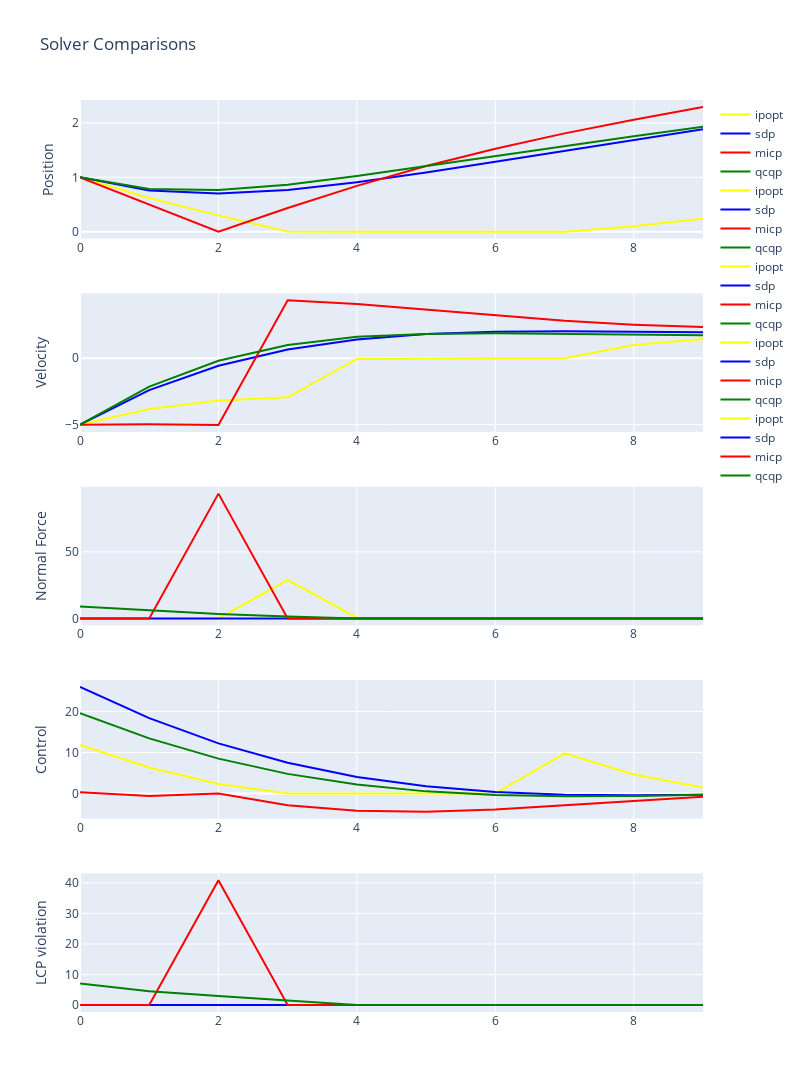

The cell this chart's notebook holds for it:
### Code cell
fig = go.Figure()

time = np.array(list(range(cart.N)))

# Create subplots
fig = make_subplots(rows=5, cols=1)


for (x_traj, name) in x_trajs:
    fig.add_trace(go.Scatter(x=time, y=x_traj, mode='lines', name=name, line=dict(color=colors[name]) ), row=1, col=1)

for (x_traj, name) in v_trajs:
    fig.add_trace(go.Scatter(x=time, y=x_traj, mode='lines', name=name, line=dict(color=colors[name])), row=2, col=1)    

for (x_traj, name) in f_trajs:
    fig.add_trace(go.Scatter(x=time, y=x_traj, mode='lines', name=name, line=dict(color=colors[name])), row=3, col=1)    

for (x_traj, name) in u_trajs:
    fig.add_trace(go.Scatter(x=time, y=x_traj, mode='lines', name=name, line=dict(color=colors[name])), row=4, col=1)    

for (x_traj, name) in lcp_trajs:
    fig.add_trace(go.Scatter(x=time, y=x_traj, mode='lines', name=name, line=dict(color=colors[name])), row=5, col=1)    
# Update layout
fig.update_layout(height=1200, width=800, title_text="Solver Comparisons")

fig.update_yaxes(title_text="Position", row=1, col=1)
fig.update_yaxes(title_text="Velocity", row=2, col=1)
fig.update_yaxes(title_text="Normal Force", row=3, col=1)
fig.update_yaxes(title_text="Control", row=4, col=1)
fig.update_yaxes(title_text="LCP violation", row=5, col=1)

# Show plot
fig.show()

### Figure 1 — Plotly figure (JSON) as saved in the notebook; plotly's stock layout.template omitted (floating-point values rounded to 4 significant figures)
{"data": [{"line": {"color": "yellow"}, "mode": "lines", "name": "ipopt", "type": "scatter", "x": [0, 1, 2, 3, 4, 5, 6, 7, 8, 9], "xaxis": "x", "y": [1, 0.6184, 0.3003, 0.005523, -1.278e-36, -2.051e-33, -1.044e-10, 1.453e-16, 0.09809, 0.2427, 0.4017], "yaxis": "y"}, {"line": {"color": "blue"}, "mode": "lines", "name": "sdp", "type": "scatter", "x": [0, 1, 2, 3, 4, 5, 6, 7, 8, 9], "xaxis": "x", "y": [1, 0.7596, 0.7029, 0.7685, 0.9088, 1.09, 1.288, 1.49, 1.69, 1.885, 2.077], "yaxis": "y"}, {"line": {"color": "red"}, "mode": "lines", "name": "micp", "type": "scatter", "x": [0, 1, 2, 3, 4, 5, 6, 7, 8, 9], "xaxis": "x", "y": [1, 0.503, 0, 0.4353, 0.8419, 1.206, 1.527, 1.808, 2.06, 2.295, 2.521], "yaxis": "y"}, {"line": {"color": "green"}, "mode": "lines", "name": "qcqp", "type": "scatter", "x": [0, 1, 2, 3, 4, 5, 6, 7, 8, 9], "xaxis": "x", "y": [1, 0.786, 0.7658, 0.8647, 1.025, 1.207, 1.395, 1.579, 1.757, 1.928, 2.097], "yaxis": "y"}, {"line": {"color": "yellow"}, "mode": "lines", "name": "ipopt", "type": "scatter", "x": [0, 1, 2, 3, 4, 5, 6, 7, 8, 9], "xaxis": "x2", "y": [-5, -3.816, -3.181, -2.948, -0.05523, 2.422e-27, -1.044e-09, 1.044e-09, 0.9809, 1.446, 1.59], "yaxis": "y2"}, {"line": {"color": "blue"}, "mode": "lines", "name": "sdp", "type": "scatter", "x": [0, 1, 2, 3, 4, 5, 6, 7, 8, 9], "xaxis": "x2", "y": [-5, -2.404, -0.5666, 0.6554, 1.404, 1.809, 1.984, 2.022, 1.994, 1.951, 1.924], "yaxis": "y2"}, {"line": {"color": "red"}, "mode": "lines", "name": "micp", "type": "scatter", "x": [0, 1, 2, 3, 4, 5, 6, 7, 8, 9], "xaxis": "x2", "y": [-5, -4.97, -5.03, 4.353, 4.066, 3.646, 3.203, 2.814, 2.521, 2.342, 2.267], "yaxis": "y2"}, {"line": {"color": "green"}, "mode": "lines", "name": "qcqp", "type": "scatter", "x": [0, 1, 2, 3, 4, 5, 6, 7, 8, 9], "xaxis": "x2", "y": [-5, -2.14, -0.201, 0.9884, 1.604, 1.823, 1.876, 1.841, 1.775, 1.716, 1.686], "yaxis": "y2"}, {"line": {"color": "yellow"}, "mode": "lines", "name": "ipopt", "type": "scatter", "x": [0, 1, 2, 3, 4, 5, 6, 7, 8, 9], "xaxis": "x3", "y": [-1.011e-36, -3.248e-36, 5.605e-35, 28.91, 0.5583, -3.419e-17, -1.05e-10, 6.914e-24, 1.35e-33, -1.446e-35], "yaxis": "y3"}, {"line": {"color": "blue"}, "mode": "lines", "name": "sdp", "type": "scatter", "x": [0, 1, 2, 3, 4, 5, 6, 7, 8, 9], "xaxis": "x3", "y": [1.011e-07, 3.518e-06, 1.024e-05, 4.561e-06, 2.933e-06, 2.043e-06, 1.472e-06, 1.197e-06, 1.092e-06, 1.1e-06], "yaxis": "y3"}, {"line": {"color": "red"}, "mode": "lines", "name": "micp", "type": "scatter", "x": [0, 1, 2, 3, 4, 5, 6, 7, 8, 9], "xaxis": "x3", "y": [0, 0, 93.83, 0, 0, 0, 0, 0, 0, 0], "yaxis": "y3"}, {"line": {"color": "green"}, "mode": "lines", "name": "qcqp", "type": "scatter", "x": [0, 1, 2, 3, 4, 5, 6, 7, 8, 9], "xaxis": "x3", "y": [9.008, 5.954, 3.388, 1.37, 9.503e-11, 9.1e-12, 5.751e-12, 4.814e-12, 4.532e-12, 4.493e-12], "yaxis": "y3"}, {"line": {"color": "yellow"}, "mode": "lines", "name": "ipopt", "type": "scatter", "x": [0, 1, 2, 3, 4, 5, 6, 7, 8, 9], "xaxis": "x4", "y": [11.84, 6.359, 2.327, 0.0189, -0.006004, -1.044e-08, 2.098e-08, 9.809, 4.65, 1.439], "yaxis": "y4"}, {"line": {"color": "blue"}, "mode": "lines", "name": "sdp", "type": "scatter", "x": [0, 1, 2, 3, 4, 5, 6, 7, 8, 9], "xaxis": "x4", "y": [25.96, 18.38, 12.22, 7.482, 4.051, 1.751, 0.379, -0.2772, -0.4266, -0.2697], "yaxis": "y4"}, {"line": {"color": "red"}, "mode": "lines", "name": "micp", "type": "scatter", "x": [0, 1, 2, 3, 4, 5, 6, 7, 8, 9], "xaxis": "x4", "y": [0.2983, -0.5966, 0.0002016, -2.87, -4.205, -4.425, -3.892, -2.925, -1.798, -0.7494], "yaxis": "y4"}, {"line": {"color": "green"}, "mode": "lines", "name": "qcqp", "type": "scatter", "x": [0, 1, 2, 3, 4, 5, 6, 7, 8, 9], "xaxis": "x4", "y": [19.59, 13.44, 8.506, 4.79, 2.186, 0.5303, -0.3512, -0.6592, -0.5845, -0.3073], "yaxis": "y4"}, {"line": {"color": "yellow"}, "mode": "lines", "name": "ipopt", "type": "scatter", "x": [0, 1, 2, 3, 4, 5, 6, 7, 8, 9], "xaxis": "x5", "y": [-6.251e-37, -9.753e-37, 3.095e-37, -3.694e-35, -1.145e-33, 3.568e-27, -1.525e-26, 6.782e-25, 3.276e-34, -5.81e-36], "yaxis": "y5"}, {"line": {"color": "blue"}, "mode": "lines", "name": "sdp", "type": "scatter", "x": [0, 1, 2, 3, 4, 5, 6, 7, 8, 9], "xaxis": "x5", "y": [7.683e-08, 2.473e-06, 7.866e-06, 4.145e-06, 3.196e-06, 2.632e-06, 2.193e-06, 2.022e-06, 2.058e-06, 2.284e-06], "yaxis": "y5"}, {"line": {"color": "red"}, "mode": "lines", "name": "micp", "type": "scatter", "x": [0, 1, 2, 3, 4, 5, 6, 7, 8, 9], "xaxis": "x5", "y": [0, 0, 40.85, 0, 0, 0, 0, 0, 0, 0], "yaxis": "y5"}, {"line": {"color": "green"}, "mode": "lines", "name": "qcqp", "type": "scatter", "x": [0, 1, 2, 3, 4, 5, 6, 7, 8, 9], "xaxis": "x5", "y": [7.08, 4.56, 2.93, 1.404, 1.147e-10, 1.269e-11, 9.081e-12, 8.456e-12, 8.74e-12, 9.421e-12], "yaxis": "y5"}], "layout": {"height": 1200, "title": {"text": "Solver Comparisons"}, "width": 800, "xaxis": {"anchor": "y", "domain": [0, 1]}, "xaxis2": {"anchor": "y2", "domain": [0, 1]}, "xaxis3": {"anchor": "y3", "domain": [0, 1]}, "xaxis4": {"anchor": "y4", "domain": [0, 1]}, "xaxis5": {"anchor": "y5", "domain": [0, 1]}, "yaxis": {"anchor": "x", "domain": [0.848, 1], "title": {"text": "Position"}}, "yaxis2": {"anchor": "x2", "domain": [0.636, 0.788], "title": {"text": "Velocity"}}, "yaxis3": {"anchor": "x3", "domain": [0.424, 0.576], "title": {"text": "Normal Force"}}, "yaxis4": {"anchor": "x4", "domain": [0.212, 0.364], "title": {"text": "Control"}}, "yaxis5": {"anchor": "x5", "domain": [0, 0.152], "title": {"text": "LCP violation"}}}}
